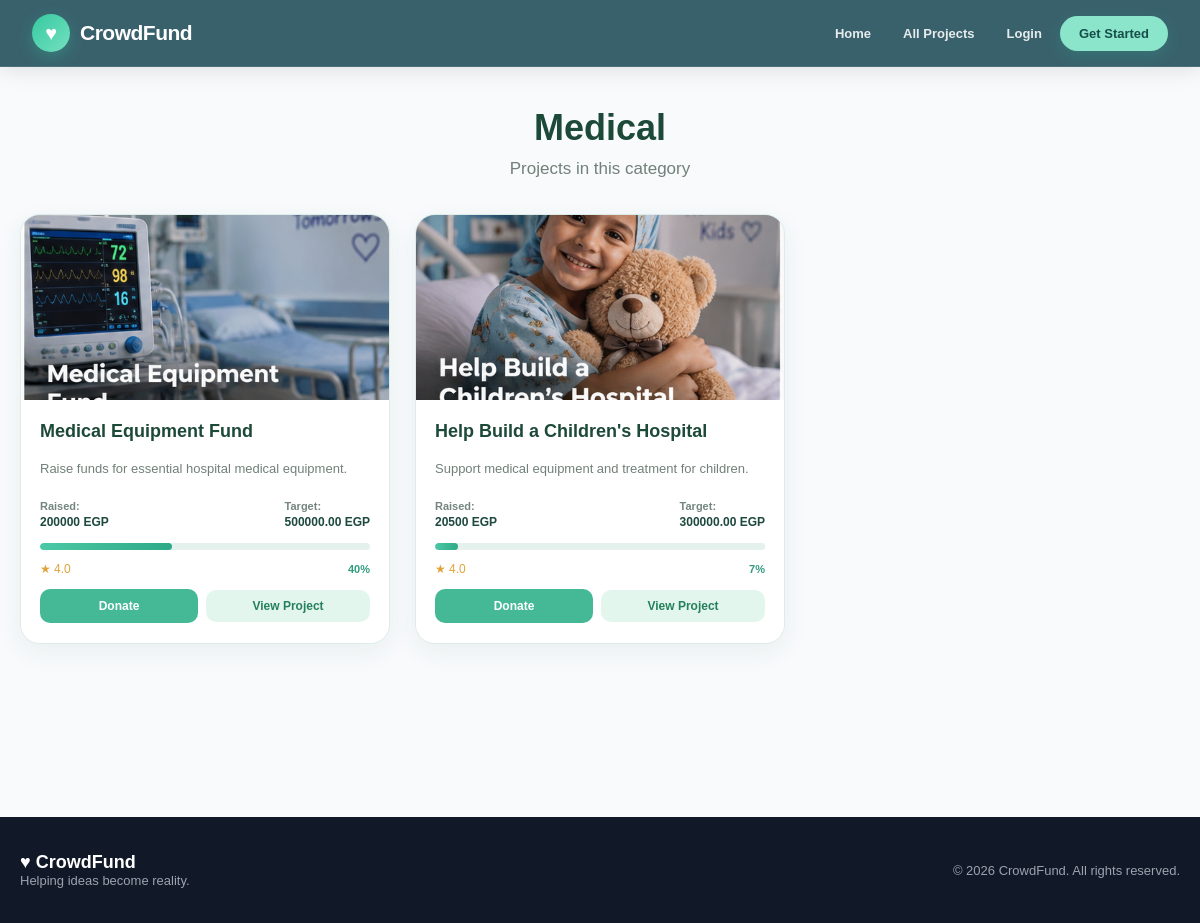
The app's page /category/2/ with its own data.
### projects/models.py (models this page shows, shortened)
class Category(models.Model):
    name = models.CharField(max_length=100)

class Project(models.Model):
    creator = models.ForeignKey(
        settings.AUTH_USER_MODEL,
        on_delete=models.CASCADE,
        related_name="projects"
    )
    title = models.CharField(max_length=200)
    details = models.TextField()
    category = models.ForeignKey(
        Category,
        on_delete=models.PROTECT,
        related_name="projects"
    )
    target = models.DecimalField(
        max_digits=12,
        decimal_places=2
    )
    tags = models.ManyToManyField(
        Tag,
        related_name="projects",
        blank=True
    )
    start_time = models.DateTimeField()
    end_time = models.DateTimeField()
    created_at = models.DateTimeField(auto_now_add=True)
    is_cancelled = models.BooleanField(default=False)
    featured = models.BooleanField(default=False)

class ProjectImage(models.Model):
    project = models.ForeignKey(
        Project,
        on_delete=models.CASCADE,
        related_name="images"
    )
    image = models.ImageField(
        upload_to="projects/"
    )

### core/views.py (the view)
def category_detail(request, category_id):
    category = get_object_or_404(Category, id=category_id)
    projects = Project.objects.filter(
        category=category,
        is_cancelled=False
    ).annotate(
        avg_rating=Avg('ratings__value')
    ).order_by('-created_at')
    projects = add_donation_progress(projects)
    return render(request, 'core/category_detail.html', {
        'category': category,
        'projects': projects,
    })

### core/views.py (called while the page is built)
def add_donation_progress(projects):
    for project in projects:
        total = project.donations.aggregate(
            total=Sum('amount')
        )['total'] or 0
        project.total_donations = total
        if project.target:
            project.progress = min(
                float(total) / float(project.target) * 100,
                100
            )
        else:
            project.progress = 0
    return projects

### core/templates/core/category_detail.html (shortened to what this page needs)
{% extends 'base.html' %}
{% load static %}
{% block extra_css %}
<link rel="stylesheet" href="{% static 'css/cards.css' %}">
{% endblock %}
{% block content %}
<div class="category-page">
    <div class="category-title">
        <h1>{{ category.name }}</h1>
        <p>Projects in this category</p>
    </div>
    <div class="projects-grid">
        {% for project in projects %}
        <div class="project-card">
    {% with image=project.images.first %}
    {% if image %}
    <img class="project-image"
         src="{{ image.image.url }}"
         alt="{{ project.title }}">
    {% else %}
    <div class="no-image">
        No Image
    </div>
    {% endif %}
    {% endwith %}
    <div class="project-content">
        <h3>
            {{ project.title }}
        </h3>
        <p>
            {{ project.details|truncatechars:90 }}
        </p>
        <div class="donation-info">
            <span>
                Raised:
                <strong>
                    {{ project.total_donations }} EGP
                </strong>
            </span>
            <span>
                Target:
                <strong>
                    {{ project.target }} EGP
                </strong>
            </span>
        </div>
        <div class="progress-bar">
            <div class="progress-fill"
                 style="width: {{ project.progress }}%;">
            </div>
        </div>
        <div class="card-bottom">
            <span class="rating">
                ★ {{ project.avg_rating|default:0|floatformat:1 }}
            </span>
            <span class="progress-percent">
                {{ project.progress|floatformat:0 }}%
            </span>
        </div>
        <div class="card-buttons">
            <a class="donate-btn"
               href="{% url 'donate' project.pk %}">
                Donate
            </a>
            <a class="view-btn"
               href="{% url 'project_detail' project.pk %}">
                View Project
            </a>
        </div>
    </div>
</div>
        {% empty %}
        <p>No projects found in this category.</p>
        {% endfor %}
    </div>
</div>
{% endblock %}

### static/css/cards.css (style rules this page uses)
.project-card { overflow: hidden; background: #fff; border: 1px solid #dcece6; border-radius: 20px; box-shadow: 0 8px 24px rgba(39, 93, 75, .07); transition: transform .25s ease, box-shadow .25s ease; display: flex; flex-direction: column; }
.project-image { width: 100%; height: 185px; display: block; object-fit: cover; background: #dff3e9; transition: transform .35s ease; }
.project-content { padding: 19px 19px 20px; background: #fff; flex: 1; display: flex; flex-direction: column; }
.project-content h3 { margin: 0 0 9px; color: #1d4938; font-size: 18px; line-height: 1.35; font-weight: 800; }
.project-content p { margin: 7px 0; color: #718078; font-size: 13px; line-height: 1.55; }
.donation-info { display: flex; justify-content: space-between; align-items: center; margin: 14px 0 8px; color: #74857f; font-size: 11px; font-weight: 600; }
.donation-info strong { display: block; margin-top: 3px; color: #1d493e; font-size: 12px; font-weight: 800; }
.progress-bar { width: 100%; height: 7px; margin: 6px 0 12px; overflow: hidden; background: #e4f1ec; border-radius: 20px; }
.progress-fill { height: 100%; min-width: 0; border-radius: 20px; background: linear-gradient(90deg, #4bc8a5, #2fa987); transition: width .4s ease; }
.card-bottom { display: flex; align-items: center; justify-content: space-between; margin-bottom: 13px; }
.card-bottom .rating { margin: 0; color: #e0a43a !important; font-size: 12px; }
.progress-percent { color: #319b7d; font-size: 11px; font-weight: 800; }
.card-buttons { display: flex; gap: 8px; align-items: center; margin-top: auto; }
.card-buttons .donate-btn { flex: 1; display: inline-flex; align-items: center; justify-content: center; padding: 10px 12px; border-radius: 10px; background: #45b995; color: white; text-decoration: none; font-size: 12px; font-weight: 800; transition: .22s ease; }
.view-btn { display: inline-flex; align-items: center; justify-content: center; flex: 1; margin-top: 0; padding: 9px 15px; border-radius: 10px; background: #e3f6ee; color: #25815b; text-decoration: none; font-size: 12px; font-weight: 800; transition: .22s ease; }

### templates/base.html (style rules this page uses)
* { box-sizing: border-box; margin: 0; padding: 0; }
html { scroll-behavior: smooth; }
body { font-family: Arial, Helvetica, sans-serif; background: #f8fafc; color: #1f2937; min-height: 100vh; }

### core/templates/core/category_detail.html (style rules this page uses)
.category-page { max-width: 1200px; margin: 40px auto; padding: 0 20px; }
.category-title { text-align: center; margin-bottom: 35px; }
.category-title h1 { margin: 0 0 10px; color: #1d4938; font-size: 36px; font-weight: 800; }
.category-title p { margin: 0; color: #718078; font-size: 17px; }
.projects-grid { display: grid; grid-template-columns: repeat(3, minmax(0, 1fr)); gap: 25px; align-items: stretch; }

### records on screen
Category: name "Medical"
Project: images.first.image (picture), title "Medical Equipment Fund", details "Raise funds for essential hospital medical equipment.", total_donations "200000", target "500000.00", avg_rating "4.0", progress "40"
Project: images.first.image (picture), title "Help Build a Children's Hospital", details "Support medical equipment and treatment for children.", total_donations "20500", target "300000.00", avg_rating "4.0", progress "7"
